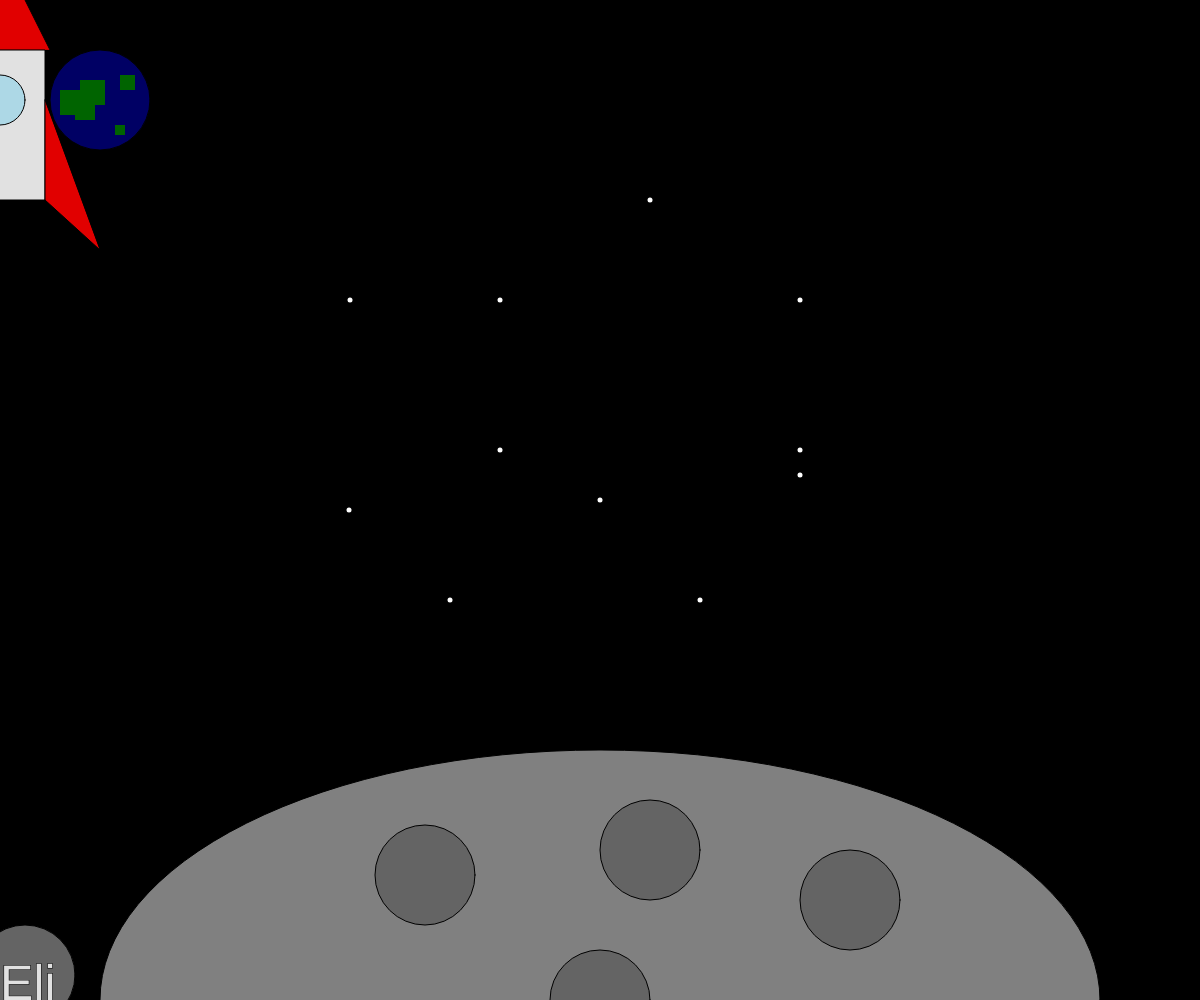
Frame 1 (no input)
Frame 60 (no input): identical to frame 1, image omitted
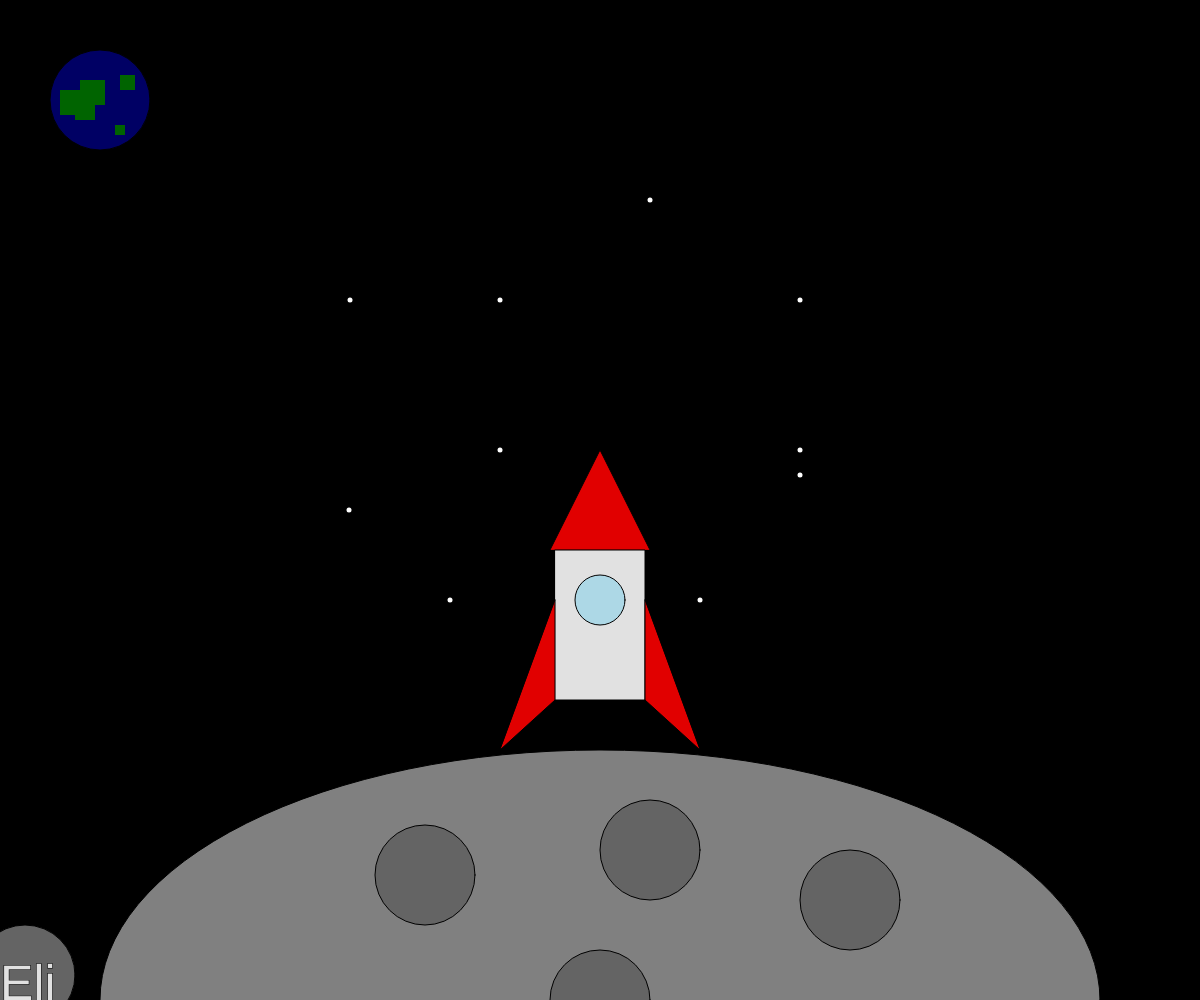
Frame 120 (the mouse pressed at the canvas centre since frame 60)

The p5.js sketch that drew these frames (run headless with seeded random() and noise() and a simulated clock; from frame 60 on, the mouse is pressed at the canvas centre):

// p5.js sketch
// ── sketch.js
// interactive sence
// elif
// 10/1/2026
//
// Extra for Experts:
// - describe what you did to take this project "above and beyond"


async function setup() {
  createCanvas(windowWidth, windowHeight);
}

function draw() {
  // space
  background(0);
  stroke(255);
  strokeWeight(5);
  point(windowWidth/2,windowHeight/2);
  point(windowWidth/2+100,windowHeight/2+100);
  point(windowWidth/2-100,windowHeight/2-50);
  point(windowWidth/2+200,windowHeight/2-200);
  point(windowWidth/2+50,windowHeight/2-300);
  point(windowWidth/2-250,windowHeight/2-200);
  point(windowWidth/2-251,windowHeight/2+10);
  point(windowWidth/2-100,windowHeight/2-200);
  point(windowWidth/2-150,windowHeight/2+100);
  point(windowWidth/2+200,windowHeight/2-25);
  point(windowWidth/2+200,windowHeight/2-50);

  // the moon
  fill("gray");
  stroke(0);
  strokeWeight(1);
  ellipse(windowWidth/2,windowHeight,1000,500);
  fill(100, 100, 100);
  circle(windowWidth/2,windowHeight,100);
  circle(windowWidth/2+50,windowHeight-150,100);
  circle(windowWidth/2-175,windowHeight-125,100);
  circle(windowWidth/2+250,windowHeight-100,100);
  circle(windowWidth*0+25,windowHeight-25,100);

  // the earth
  fill(0, 0, 100);
  stroke(0);
  strokeWeight(1);
  circle(windowWidth*0+100,windowHeight*0+100,100);
  fill(0, 100, 0);
  noStroke();
  square(windowWidth*0+75,windowHeight*0+100,20);
  square(windowWidth*0+80,windowHeight*0+80,25);
  square(windowWidth*0+120,windowHeight*0+75,15);
  square(windowWidth*0+60,windowHeight*0+90,25);
  square(windowWidth*0+115,windowHeight*0+125,10);

  // the rocket
  fill(225, 0, 0);
  stroke(0);
  strokeWeight(1);
  triangle(mouseX-50,mouseY+50,mouseX,mouseY-50,mouseX+50,mouseY+50);
  fill(225, 225, 225);
  rect(mouseX-45,mouseY+50,90,150);
  if (orangeVisible) {
  fill(225, 118, 0);
  triangle(mouseX-40,mouseY+200,mouseX,mouseY+275,mouseX+40,mouseY+200);
  }
  fill(225, 0, 0);
  triangle(mouseX-45,mouseY+100,mouseX-45,mouseY+200,mouseX-100,mouseY+250);
  triangle(mouseX+45,mouseY+100,mouseX+45,mouseY+200,mouseX+100,mouseY+250);
  fill("lightblue");
  circle(mouseX,mouseY+100,50,50); 

  // my name
  fill(225, 225, 225);
  stroke(0);
  strokeWeight(1); 
  textSize(50)
  text('Eli',0,windowHeight);
  
 
}
//truster function
let orangeVisible = false;

function keyPressed() {
  if (key === ' ') {
    orangeVisible = !orangeVisible;
  }
}
